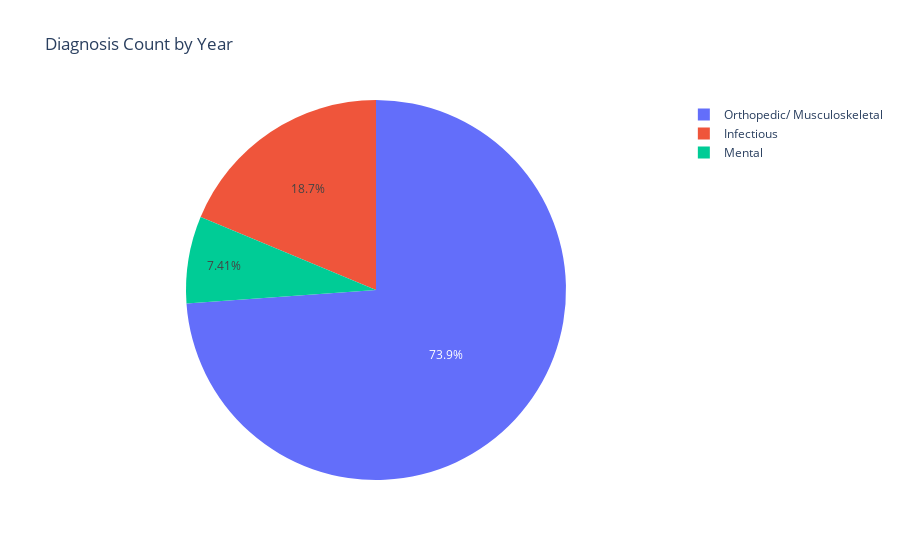

Notebook code for this chart:
### Markdown cell above
Patient with diagnosis category Orthopedic was the most frequently request for IMR in 2001 until 2013. In 2014 the most requested IMR comes from patient with diagnosis category Mental. On the other hand, in 2015 until 2016, patient with diagnosis category Infectious requested IMR the most.

### Code cell
# Visulize the data with pie chart
fig = px.pie(diagnosis_count_by_year, values='Diagnosis Count', names='Diagnosis Category', title='Diagnosis Count by Year')

fig.update_traces(textposition='inside', textinfo='percent', hovertemplate='Year: %{customdata}')
fig.update_traces(customdata=diagnosis_count_by_year['Report Year'])

fig.show()

### Figure 1 — Plotly figure (JSON) as saved in the notebook; plotly's stock layout.template omitted (floating-point values rounded to 4 significant figures)
{"data": [{"customdata": [2001, 2002, 2003, 2004, 2005, 2006, 2007, 2008, 2009, 2010, 2011, 2012, 2013, 2014, 2015, 2016], "domain": {"x": [0, 1], "y": [0, 1]}, "hovertemplate": "Year: %{customdata}", "labels": ["Orthopedic/ Musculoskeletal", "Orthopedic/ Musculoskeletal", "Orthopedic/ Musculoskeletal", "Orthopedic/ Musculoskeletal", "Orthopedic/ Musculoskeletal", "Orthopedic/ Musculoskeletal", "Orthopedic/ Musculoskeletal", "Orthopedic/ Musculoskeletal", "Orthopedic/ Musculoskeletal", "Orthopedic/ Musculoskeletal", "Orthopedic/ Musculoskeletal", "Orthopedic/ Musculoskeletal", "Orthopedic/ Musculoskeletal", "Mental", "Infectious", "Infectious"], "legendgroup": "", "name": "", "showlegend": true, "textinfo": "percent", "textposition": "inside", "type": "pie", "values": [122, 123, 130, 118, 192, 213, 269, 291, 294, 252, 248, 218, 233, 271, 441, 244]}], "layout": {"legend": {"tracegroupgap": 0}, "title": {"text": "Diagnosis Count by Year"}}}
